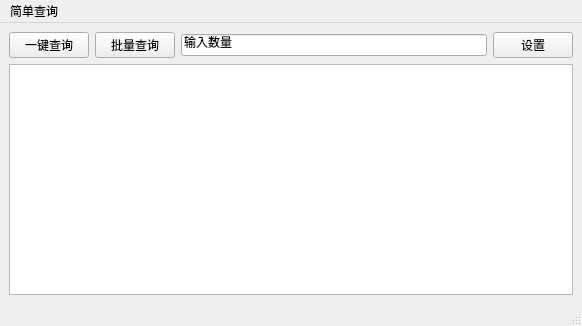
<?xml version="1.0" encoding="UTF-8"?>
<ui version="4.0">
 <author>小耗子</author>
 <class>MainWindow</class>
 <widget class="QMainWindow" name="MainWindow">
  <property name="geometry">
   <rect>
    <x>0</x>
    <y>0</y>
    <width>582</width>
    <height>326</height>
   </rect>
  </property>
  <property name="windowTitle">
   <string>MainWindow</string>
  </property>
  <widget class="QWidget" name="centralwidget">
   <layout class="QVBoxLayout" name="verticalLayout">
    <item>
     <layout class="QHBoxLayout" name="horizontalLayout">
      <property name="spacing">
       <number>6</number>
      </property>
      <property name="topMargin">
       <number>0</number>
      </property>
      <item>
       <widget class="QPushButton" name="cxButton">
        <property name="text">
         <string>一键查询</string>
        </property>
       </widget>
      </item>
      <item>
       <widget class="QPushButton" name="plcxButton">
        <property name="text">
         <string>批量查询</string>
        </property>
       </widget>
      </item>
      <item>
       <widget class="QLineEdit" name="lineEdit">
        <property name="text">
         <string>输入数量</string>
        </property>
       </widget>
      </item>
      <item>
       <widget class="QPushButton" name="pushButton">
        <property name="text">
         <string>设置</string>
        </property>
       </widget>
      </item>
     </layout>
    </item>
    <item>
     <widget class="QTableWidget" name="table"/>
    </item>
   </layout>
  </widget>
  <widget class="QMenuBar" name="menubar">
   <property name="geometry">
    <rect>
     <x>0</x>
     <y>0</y>
     <width>582</width>
     <height>22</height>
    </rect>
   </property>
   <widget class="QMenu" name="cx_menu">
    <property name="title">
     <string>简单查询</string>
    </property>
   </widget>
   <addaction name="cx_menu"/>
  </widget>
  <widget class="QStatusBar" name="statusbar"/>
 </widget>
 <resources/>
 <connections/>
 <designerdata>
  <property name="gridDeltaX">
   <number>10</number>
  </property>
  <property name="gridDeltaY">
   <number>10</number>
  </property>
  <property name="gridSnapX">
   <bool>true</bool>
  </property>
  <property name="gridSnapY">
   <bool>true</bool>
  </property>
  <property name="gridVisible">
   <bool>true</bool>
  </property>
 </designerdata>
</ui>
